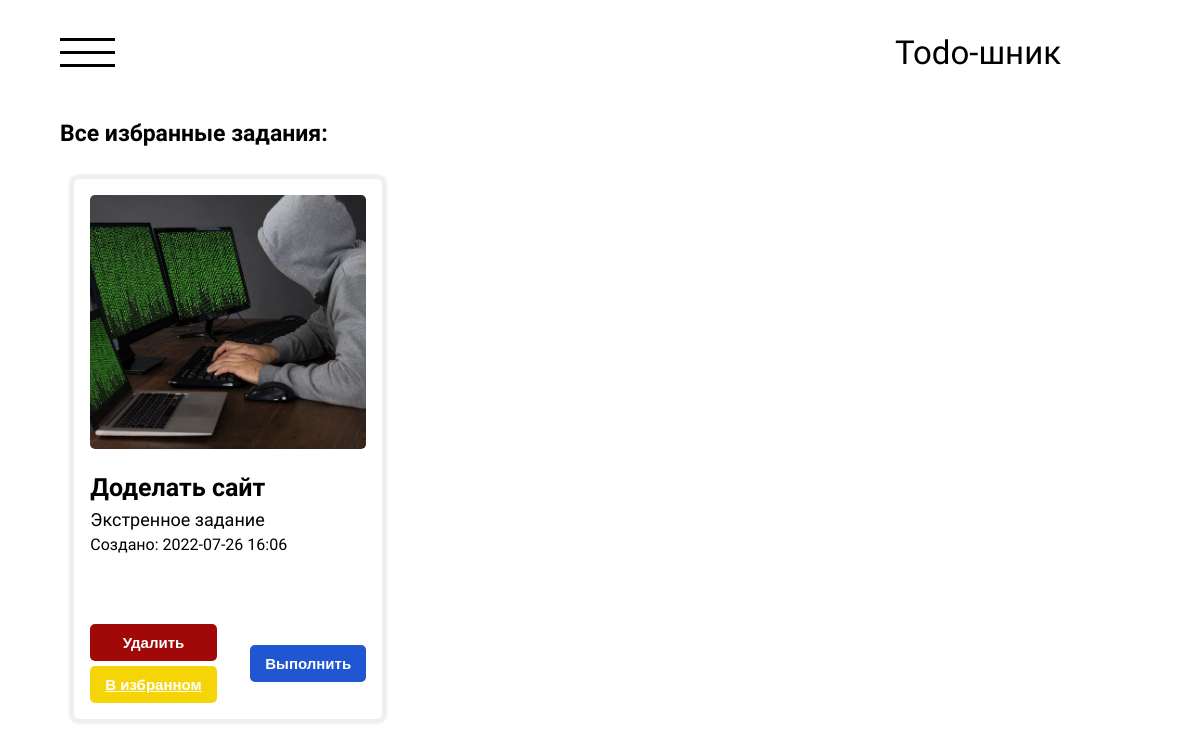
Page /favourites/ (signed in) on the committed database.
### todo/models.py (models this page shows, shortened)
class Do(models.Model):
    title = models.CharField(max_length=255, verbose_name='Название')
    slug = AutoSlugField(populate_from='title', db_index=True, unique=True, verbose_name='URL')
    content = models.TextField(blank=True, verbose_name='Описание')
    create_at = models.DateTimeField(auto_now_add=True, verbose_name='Дата создания')
    update_at = models.DateTimeField(auto_now=True, verbose_name='Дата обновления')
    photo = models.ImageField(upload_to='photos/%Y/%m/%d', blank=True, verbose_name='Фотография')
    category = models.ForeignKey('Category', on_delete=models.CASCADE, verbose_name='Категория')
    is_completed = models.BooleanField(default=False, verbose_name='Выполнено')
    is_favourite = models.BooleanField(default=False, verbose_name='В избранном')
    add_to_favourite_at = models.DateTimeField(verbose_name='Дата добавления в избранное', null=True)
    user = models.ForeignKey(User, on_delete=models.CASCADE)
    class Meta:
        verbose_name = 'Задание'
        verbose_name_plural = 'Задания'
        ordering = ['-id']

class Category(models.Model):
    name = models.CharField(max_length=255, verbose_name='Название')
    slug = AutoSlugField(populate_from='name', db_index=True, unique=True, verbose_name='URL')
    def __str__(self):
        return self.name
    def get_absolute_url(self):
        return reverse('category', kwargs={'slug': self.slug})
    class Meta:
        verbose_name = 'Категория'
        verbose_name_plural = 'Категории'
        ordering = ['id']

### todo/views.py (the view)
# urls.py: path('favourites/', views.FavouritesView.as_view(), name='favourites'),
class FavouritesView(DataMixin, LoginRequiredMixin, ListView):
    model = Do
    context_object_name = 'all_do'
    template_name = 'todo/favourites.html'
    def get_context_data(self, **kwargs):
        context = super().get_context_data(**kwargs)
        c_mixin = self.get_user_context(title='Избранные задания', active_path='favourites', active_category='other')
        context.update(c_mixin)
        context['favourites'] = 'Все избранные задания'
        return context
    def get_queryset(self):
        return Do.objects.filter(is_favourite=True, is_completed=False, user=self.request.user).order_by('-add_to_favourite_at')

### todo/utils.py (called while the page is built)
    def get_user_context(self, *args, **kwargs):
        context = kwargs
        context['menu'] = menu
        context['all_cats'] = Category.objects.order_by('id')
        self.page = self.request.GET.get('page') # Параметр page: активная страница из url-а
        all_do = kwargs.get('all_do') # Берём запрос для формирования queryset для всех заданий
        if all_do:
            self.paginator = Paginator(all_do, 6) # Формируем локальное свойство с пагинатором
            self.page_obj = self.paginator.get_page(self.page)
            context['page_obj'] = self.page_obj
            context['all_do'] = self.page_obj.object_list
        return context

### todo/templates/todo/favourites.html
{% extends 'todo/base.html' %}
{% block content %}
{% include 'todo/needful/all_do.html' %}
{% endblock %}

### todo/templates/todo/needful/all_do.html (shortened to what this page needs)
<div class="do_everything">
    <div class="title_do_everything">
        {% if category %}
            <h3>Все задания по категории '<u>{{ category }}</u>':</h3>
        {% elif completed %}
            <h3>Все выполненные задания:<h3>
        {% elif favourites %}
            <h3>Все избранные задания:</h3>
        {% else %}
            <h3>Все задания:</h3>
        {% endif %}
    </div>
    {% if all_do %}
        <div class="all_do">
            {% for do in all_do %}
                <div class="do_block">
                    <div class="img_do_block">
                        <img src="{{ do.photo.url }}">
                    </div>
                    <div class="text_do_block">
                        <div class="about_do">
                            <h3 class="title_do">{{ do.title }}</h3>
                            <p class="category_do">{{ do.category.name }}<p>
                            <p class="date_do">Создано: {{ do.create_at | date:'Y-m-d H:i' }}</p>
                        </div>
                        <div class="operations_do">
                            <div class="do_tasks">
                                <button id="del" class="operation task">Удалить</button>
                                {% if do.is_favourite %}
                                    <button id="favourite" class="operation task favourited">В избранном</button>
                                {% else %}
                                    <button id="favourite" class="operation task">В избранное</button>
                                {% endif %}
                            </div>
                            <button class="do_complete operation">Выполнить</button>
                        </div>
                    </div>
                </div>
            {% endfor %}
        </div>
    {% endif %}
</div>

### todo/static/todo/css/new_styles.css (style rules this page uses)
* { margin: 0; padding: 0; box-sizing: border-box; }
body { font-family: 'Nunito Sans', sans-serif; }
.do_everything { width: 90%; margin: 3rem auto; display: grid; }
.do_everything .title_do_everything h3 { font-size: 23px; font-weight: 800; }
.all_do { width: 95%; margin: 2rem auto; display: grid; grid-template-columns: repeat(3, 30%); grid-gap: 4rem; grid-auto-rows: 540px; justify-content: center; }
.all_do .do_block { display: grid; grid-template-rows: repeat(2, 50%); padding: 1rem; border-radius: 5px; box-shadow: 0 0 2px 5px rgba(100, 100, 100, .1); }
.all_do .do_block .img_do_block { position: relative; width: 100%; height: 100%; }
.all_do .do_block .img_do_block img { position: absolute; width: 100%; height: 100%; object-fit: cover; border-radius: 5px; }
.all_do .do_block .text_do_block { margin-top: 1.5rem; display: grid; }
.all_do .do_block .text_do_block .title_do { font-size: 25px; }
.all_do .do_block .text_do_block .category_do { font-size: 18px; margin-top: 7px; }
.all_do .do_block .text_do_block .date_do { margin-top: 5px; font-size: 16px; }
.all_do .do_block .text_do_block .operations_do { align-self: end; display: grid; grid-auto-flow: column; }
.all_do .do_block .text_do_block .do_tasks { display: grid; grid-row-gap: 5px; justify-self: start; }
.all_do .do_block .text_do_block .operation { padding: 10px 15px; color: #fff; font-weight: bold; text-decoration: none; border-radius: 5px; transition-duration: .2s; cursor: pointer; display: inline; float: right; border: none; font-size: 15px; }
.all_do .do_block .text_do_block .do_complete { background-color: #2056d2; justify-self: end; align-self: center; }
.all_do .do_block .text_do_block #del { background-color: #a10808; }
.all_do .do_block .text_do_block #favourite { background-color: #e3c605; }
.all_do .do_block .text_do_block #favourite.favourited { background-color: #f5d507; text-decoration: underline; }
.do_tasks { display: grid; }

### rows in the picture
Do: photo (placeholder picture), title "Доделать сайт", category.name "Экстренное задание", create_at "2022-07-26 16:06", is_favourite "В избранном"
